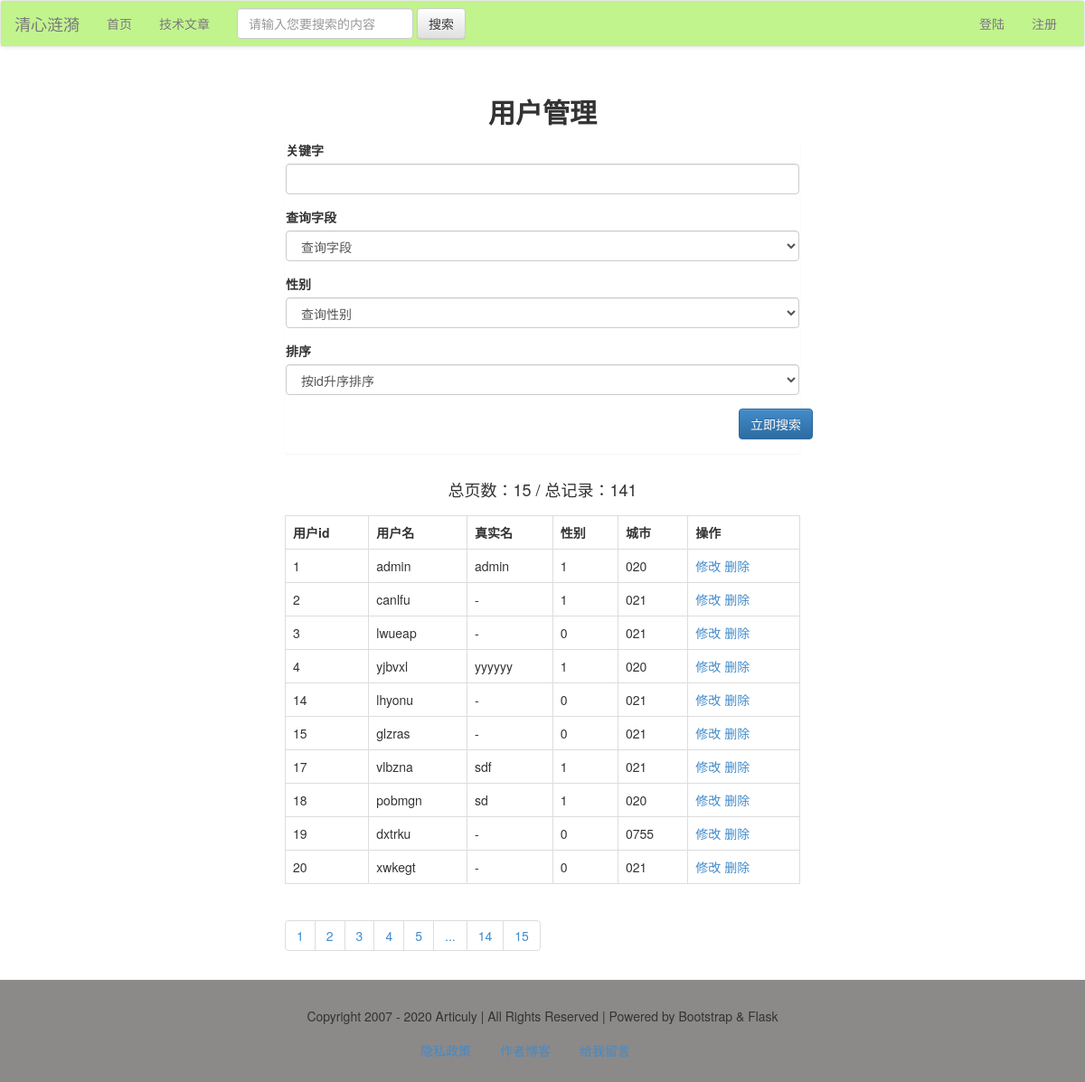
/user/list, run on an earlier commit of the app's database.
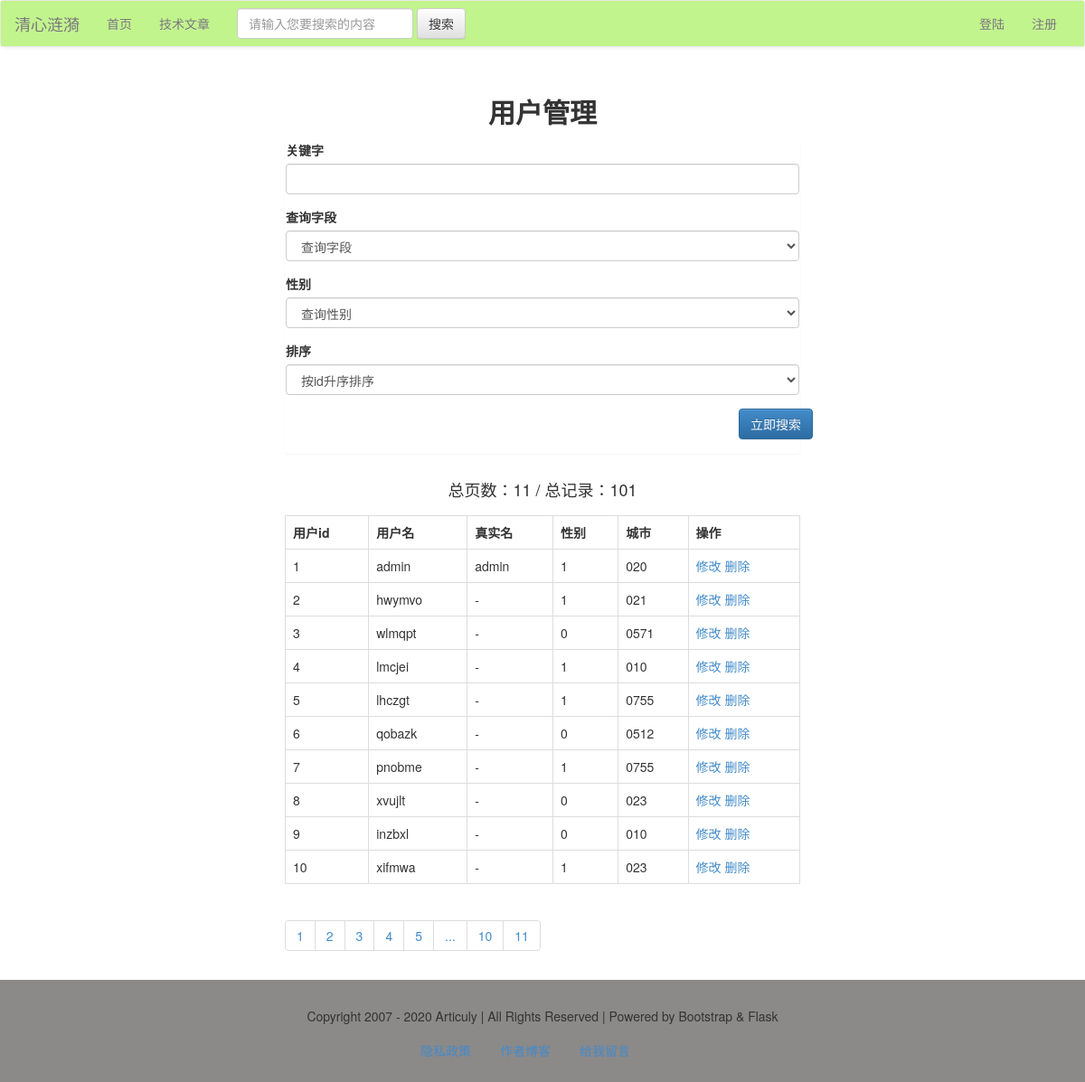
And on a later commit of the database.
### models.py (models this page shows)
class User(db.Model):
    id = db.Column(db.Integer, primary_key=True)
    username = db.Column(db.String)
    password = db.Column(db.String)
    realname = db.Column(db.String)
    sex = db.Column(db.Integer)
    city = db.Column(db.String)
    hobby = db.Column(db.String)
    intro = db.Column(db.String)

### views/users.py (the view)
@user_app.route('/list/<int:page>', methods=['get', 'post'])
@user_app.route('/list', defaults={'page': 1}, methods=['get', 'post'])
def userList(page):
    if request.method == 'POST':
        q = request.form['q']
        condition = {request.form['field']: q}
        if request.form['field'] == 'realname':
            condition = User.realname.like('%%%s%%' % q)
        else:
            condition = User.username.like('%%%s%%' % q)
        if request.form['order'] == '1':
            order = User.id.asc()
        else:
            order = User.id.desc()
        if request.form['sex'] == '':
            res = User.query.filter(condition).order_by(order).paginate(page, 10)
        else:
            res = User.query.filter(condition, User.sex == request.form['sex']).order_by(order).paginate(page, 10)
    else:
        res = User.query.paginate(page, 10)
    users = res.items
    pageList = res.iter_pages()
    total = res.total
    pages = res.pages
    return render_template('user/user_list.html', users=users, pageList=pageList, pages=pages, total=total)

### app.py (called while the page is built)
@app.context_processor
def account():
    username = session.get('user')
    return {'username': username}

### templates/user/user_list.html (shortened to what this page needs)
{% extends 'base.html' %}
{% block content %}
    <div class="container-fluid">
        <div class="row">
            <div class="main col-lg-6 col-lg-offset-3 col-md-8 col-md-offset-2 col-sm-10 col-sm-offset-1 col-xs-12">
                <h2 class="text-center"><b>用户管理</b></h2>
                <div class="panel">
                    <form action="" method="post">
                        <div class="form-group">
                            <label for="q" class="control-label">关键字</label>
                            <input type="text" name="q" class="form-control">
                        </div>
                        <div class="form-group">
                            <label for="field" class="control-label">查询字段</label>
                            <select name="field" class="form-control">
                                <option value="">查询字段</option>
                            </select>
                        </div>
                        <div class="form-group">
                            <label for="sex" class="control-label">性别</label>
                            <select name="sex" class="form-control">
                                <option value="" checked>查询性别</option>
                            </select>
                        </div>
                        <div class="form-group">
                            <label for="排序" class="control-label">排序</label>
                            <select name="order" class="form-control">
                                <option value="1" checked>按id升序排序</option>
                            </select>
                        </div>
                        <div class="form-group ">
                            <div class="row"><input type="submit" name="search" class="btn btn-primary pull-right"
                                                    value="立即搜索"></div>
                        </div>
                    </form>
                </div>
                <div class="row"><h4 class="text-center">总页数：{{ pages }} / 总记录：{{ total }}</h4></div>
                <table class="table table-bordered ">
                    <tr>
                        <th>用户id</th>
                        <th>用户名</th>
                        <th>真实名</th>
                        <th>性别</th>
                        <th>城市</th>
                        <th>操作</th>
                    </tr>
                    {% for user in users %}
                        <tr>
                            <td>{{ user.id }}</td>
                            <td>{{ user.username }}</td>
                            <td>{{ user.realname }}</td>
                            <td>{{ user.sex }}</td>
                            <td>{{ user.city }}</td>
                            <td>
                                <a href="{{ url_for("user_app.editUser", user_id=user.id) }}">修改</a>
                                <a href="{{ url_for("user_app.deleteUser", user_id=user.id) }}">删除</a>
                            </td>
                        </tr>
                    {% endfor %}
                </table>
                <ul class="pagination">
                    {% for page in pageList %}
                        {% if page!=None %}
                            <li><a href="{{ url_for("user_app.userList", page=page) }}">{{ page }}</a></li>
                        {% else %}
                            <li><a href>...</a></li>
                        {% endif %}
                    {% endfor %}
                </ul>
            </div>
        </div>
    </div>
{% endblock %}

What changed in the data, as far as the page shows it:
no longer on this page (row edited): User: id "14", username "lhyonu", realname "-", sex "0", city "021"
no longer on this page (row edited): User: id "15", username "glzras", realname "-", sex "0", city "021"
no longer on this page (row edited): User: id "17", username "vlbzna", realname "sdf", sex "1", city "021"
no longer on this page (row edited): User: id "18", username "pobmgn", realname "sd", sex "1", city "020"
no longer on this page (row edited): User: id "19", username "dxtrku", realname "-", sex "0", city "0755"
no longer on this page (row edited): User: id "20", username "xwkegt", realname "-", sex "0", city "021"
changed User id 2: username "canlfu" → "hwymvo"
changed User id 3: username "lwueap" → "wlmqpt"; city "021" → "0571"
changed User id 4: username "yjbvxl" → "lmcjei"; realname "yyyyyy" → "-"; city "020" → "010"
added User: id "5", username "lhczgt", realname "-", sex "1", city "0755"
added User: id "6", username "qobazk", realname "-", sex "0", city "0512"
added User: id "7", username "pnobme", realname "-", sex "1", city "0755"
added User: id "8", username "xvujlt", realname "-", sex "0", city "023"
added User: id "9", username "inzbxl", realname "-", sex "0", city "010"
added User: id "10", username "xifmwa", realname "-", sex "1", city "023"
Also different on the page:
{{ pages }}: "15" → "11"
{{ total }}: "141" → "101"
new list line: "10"
new list line: "11"
list line gone: "14"
list line gone: "15"
